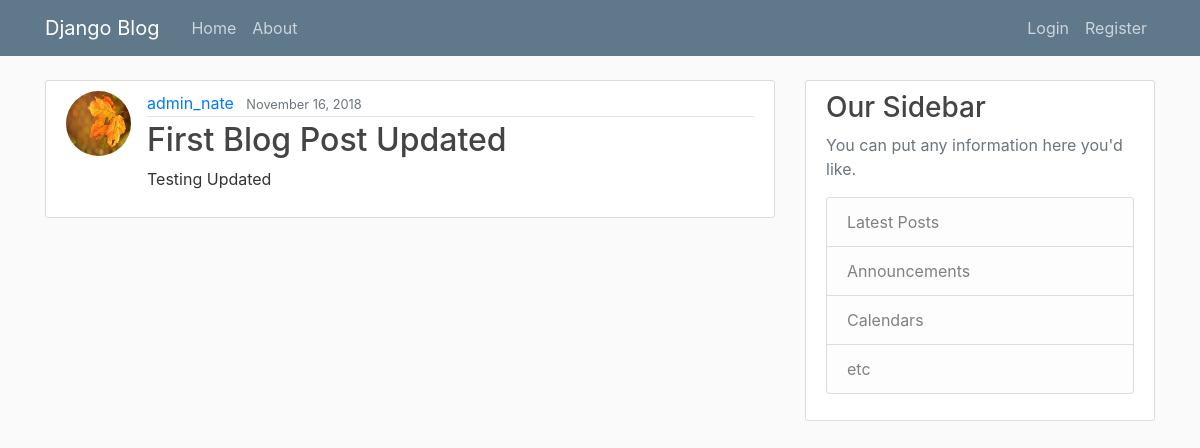
The app's page /post/1/ with its own data.
### blog/models.py (models this page shows, shortened)
class Post(models.Model):
    title = models.CharField(max_length = 100)
    content = models.TextField()
    date_posted = models.DateTimeField(default = timezone.now)
    author = models.ForeignKey(User, on_delete = models.CASCADE) # Define a relationship between the author of the post and Django's pre-built User model. So the author is a foreign key inherited from the User model. If the user is deleted, then delete the post as well

### users/models.py (models this page shows, shortened)
class Profile(models.Model):
    user = models.OneToOneField(User, on_delete = models.CASCADE) # Every user in the Profile Model is associated with a User from Django so we define that relationship with a OneToOneField
    image = models.ImageField(default = 'default.jpg', upload_to = 'profile_pics')

### blog/views.py (the view)
# urls.py: path('post/<int:pk>/',PostDetailView.as_view(), name = 'post-detail'), # pk is primary key. So each url will contain a number corresponding to the post
class PostDetailView(DetailView): # Class Based View for a detailed view of a post. What gets displayed whan a user clicks on the post
	model = Post

### blog/templates/blog/post_detail.html (shortened to what this page needs)
{% extends 'blog/base.html' %}
{% block content %}
	<article class="media content-section">
		<img class = "rounded-circle article-img" src = "{{object.author.profile.image.url}}">
		<div class="media-body">
  		<div class="article-metadata">
    		<a class="mr-2" href="{% url 'user-posts' object.author.username %}">{{ object.author }}</a>
    			<small class="text-muted">{{ object.date_posted|date:"F d, Y" }}</small>
  		</div>
  		<h2 class="article-title"> {{ object.title }} </h2>
  		<p class="article-content">{{ object.content }}</p>
		</div>
	</article>
{% endblock content%}

### blog/static/blog/main.css (style rules this page uses)
body { background: #fafafa; color: #333333; margin-top: 5rem; }
h1, h2, h3, h4, h5, h6 { color: #444444; }
.content-section { background: #ffffff; padding: 10px 20px; border: 1px solid #dddddd; border-radius: 3px; margin-bottom: 20px; }
.article-title { color: #444444; }
.article-content { white-space: pre-line; }
.article-img { height: 65px; width: 65px; margin-right: 16px; }
.article-metadata { padding-bottom: 1px; margin-bottom: 4px; border-bottom: 1px solid #e3e3e3 }

### records on screen
Post: author.profile.image (picture), author "admin_nate", date_posted "November 16, 2018", title "First Blog Post Updated", content "Testing Updated"
